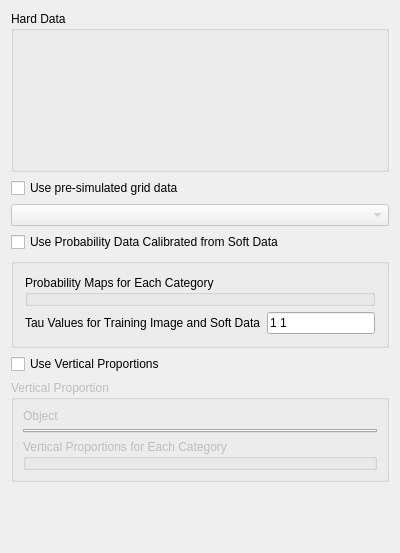
     <widget class="QWidget" name="tab">
      <attribute name="title">
       <string>Conditioning</string>
      </attribute>
      <layout class="QVBoxLayout" name="verticalLayout_3">
       <item>
        <widget class="QGroupBox" name="GroupBox3">
         <property name="title">
          <string>Hard Data</string>
         </property>
         <layout class="QGridLayout" name="gridLayout_2">
          <item row="0" column="0">
           <widget class="PropertySelector" name="Hard_Data">
            <property name="minimumSize">
             <size>
              <width>0</width>
              <height>120</height>
             </size>
            </property>
           </widget>
          </item>
         </layout>
        </widget>
       </item>
       <item>
        <layout class="QVBoxLayout" name="verticalLayout">
         <item>
          <widget class="QCheckBox" name="use_pre_simulated_gridded_data">
           <property name="text">
            <string>Use pre-simulated grid data</string>
           </property>
          </widget>
         </item>
         <item>
          <widget class="SinglePropertySelector" name="Pre_Simulated_Gridded_Data">
           <property name="enabled">
            <bool>false</bool>
           </property>
          </widget>
         </item>
        </layout>
       </item>
       <item>
        <widget class="QCheckBox" name="Use_ProbField">
         <property name="text">
          <string>Use Probability Data Calibrated from Soft Data</string>
         </property>
        </widget>
       </item>
       <item>
        <widget class="GsTLGroupBox" name="gsTLGroupBox17">
         <property name="title">
          <string/>
         </property>
         <property name="displayed" stdset="0">
          <bool>false</bool>
         </property>
         <layout class="QVBoxLayout">
          <property name="spacing">
           <number>6</number>
          </property>
          <property name="margin">
           <number>11</number>
          </property>
          <item>
           <layout class="QVBoxLayout">
            <property name="spacing">
             <number>6</number>
            </property>
            <property name="margin">
             <number>0</number>
            </property>
            <item>
             <widget class="OrderedPropertySelector" name="ProbField_properties">
              <property name="title">
               <string>Probability Maps for Each Category</string>
              </property>
              <property name="displayed" stdset="0">
               <bool>true</bool>
              </property>
             </widget>
            </item>
            <item>
             <layout class="QHBoxLayout">
              <property name="spacing">
               <number>6</number>
              </property>
              <property name="margin">
               <number>0</number>
              </property>
              <item>
               <widget class="QLabel" name="textLabel1_3">
                <property name="text">
                 <string>Tau Values for Training Image and Soft Data</string>
                </property>
                <property name="wordWrap">
                 <bool>false</bool>
                </property>
               </widget>
              </item>
              <item>
               <widget class="QLineEdit" name="TauModelObject">
                <property name="text">
                 <string>1 1</string>
                </property>
               </widget>
              </item>
             </layout>
            </item>
           </layout>
          </item>
         </layout>
        </widget>
       </item>
       <item>
        <widget class="QCheckBox" name="use_vertical_proportion">
         <property name="text">
          <string>Use Vertical Proportions</string>
         </property>
        </widget>
       </item>
       <item>
        <widget class="QGroupBox" name="box_vertical_proportion">
         <property name="enabled">
          <bool>false</bool>
         </property>
         <property name="title">
          <string>Vertical Proportion</string>
         </property>
         <layout class="QGridLayout" name="gridLayout_3">
          <item row="0" column="0">
           <widget class="QLabel" name="textLabel1_2">
            <property name="text">
             <string>Object</string>
            </property>
            <property name="wordWrap">
             <bool>false</bool>
            </property>
           </widget>
          </item>
          <item row="1" column="0">
           <layout class="QVBoxLayout">
            <property name="spacing">
             <number>6</number>
            </property>
            <property name="margin">
             <number>0</number>
            </property>
            <item>
             <widget class="GridSelector" name="VerticalPropObject"/>
            </item>
            <item>
             <widget class="OrderedPropertySelector" name="VerticalProperties">
              <property name="title">
               <string>Vertical Proportions for Each Category</string>
              </property>
              <property name="displayed" stdset="0">
               <bool>true</bool>
              </property>
              <property name="activated" stdset="0">
               <bool>true</bool>
              </property>
             </widget>
            </item>
           </layout>
          </item>
         </layout>
        </widget>
       </item>
       <item>
        <spacer>
         <property name="orientation">
          <enum>Qt::Vertical</enum>
         </property>
         <property name="sizeType">
          <enum>QSizePolicy::Expanding</enum>
         </property>
         <property name="sizeHint" stdset="0">
          <size>
           <width>20</width>
           <height>60</height>
          </size>
         </property>
        </spacer>
       </item>
      </layout>
     </widget>
